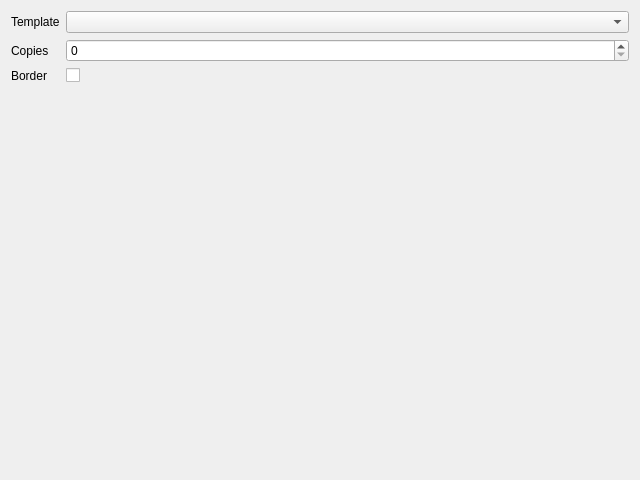
<?xml version="1.0" encoding="UTF-8"?>
<ui version="4.0">
 <class>LabelPrint</class>
 <widget class="QDialog" name="LabelPrint">
  <property name="geometry">
   <rect>
    <x>0</x>
    <y>0</y>
    <width>640</width>
    <height>480</height>
   </rect>
  </property>
  <property name="windowTitle">
   <string>Labels</string>
  </property>
  <layout class="QFormLayout" name="formLayout">
   <item row="0" column="0">
    <widget class="QLabel" name="label_templateCombo">
     <property name="text">
      <string>Template</string>
     </property>
     <property name="buddy">
      <cstring>templateCombo</cstring>
     </property>
    </widget>
   </item>
   <item row="0" column="1">
    <widget class="QComboBox" name="templateCombo"/>
   </item>
   <item row="1" column="0">
    <widget class="QLabel" name="label_copiesEdit">
     <property name="text">
      <string>Copies</string>
     </property>
     <property name="buddy">
      <cstring>copiesEdit</cstring>
     </property>
    </widget>
   </item>
   <item row="1" column="1">
    <widget class="QSpinBox" name="copiesEdit"/>
   </item>
   <item row="2" column="0">
    <widget class="QLabel" name="label_borderCheck">
     <property name="text">
      <string>Border</string>
     </property>
     <property name="buddy">
      <cstring>borderCheck</cstring>
     </property>
    </widget>
   </item>
   <item row="2" column="1">
    <widget class="QCheckBox" name="borderCheck"/>
   </item>
  </layout>
 </widget>
 <tabstops>
  <tabstop>templateCombo</tabstop>
  <tabstop>copiesEdit</tabstop>
  <tabstop>borderCheck</tabstop>
 </tabstops>
 <resources/>
 <connections/>
</ui>
